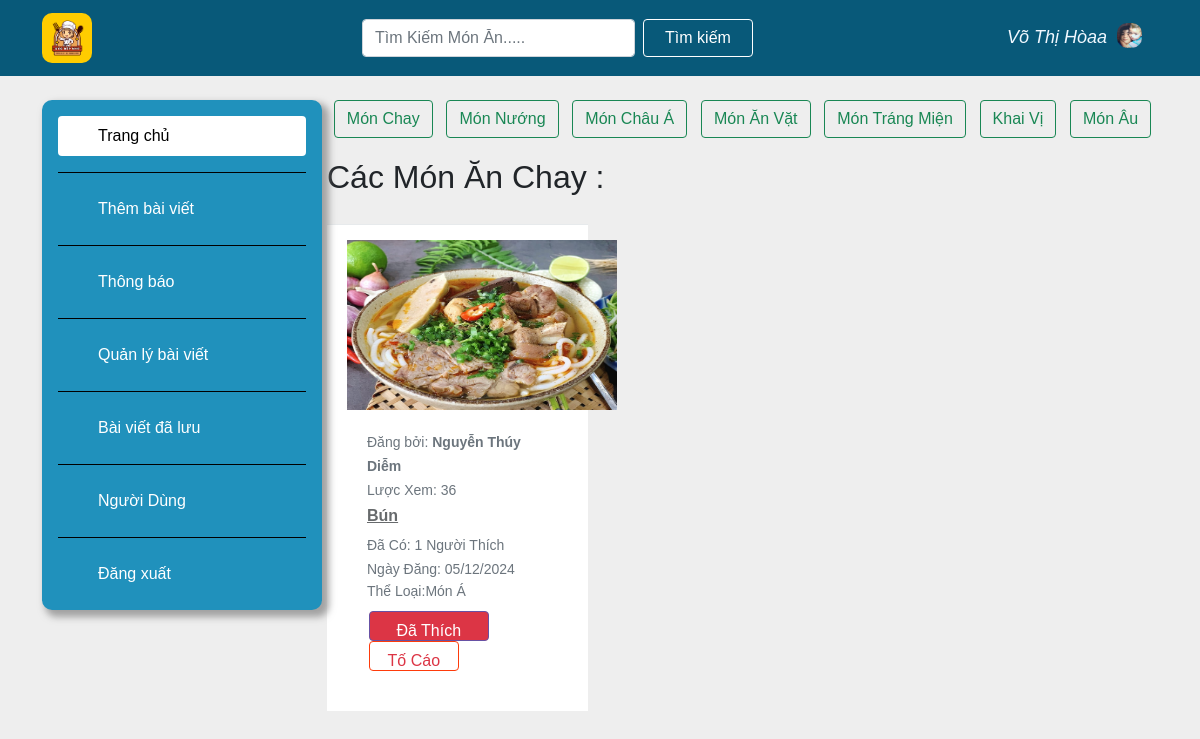
The app's page /recipes/dessert/ (signed in) with its own data.
### appfood/models.py (models this page shows, shortened)
class UserProfile(models.Model):
    GENDER_CHOICES = [
        ('T', 'Trai'),
        ('G', 'Gái'),
        ('B', 'Chưa Xác Định'),
    ]
    user = models.OneToOneField(User, on_delete=models.CASCADE)
    birth_date = models.DateField(null=True, blank=True)
    gender = models.CharField(max_length=1, choices=GENDER_CHOICES, null=True, blank=True)
    profile_image = models.ImageField(upload_to='images/', null=True, blank=True)

class Recipe(models.Model):
    title = models.CharField(max_length=100,null=True)
    author = models.ForeignKey('auth.User', on_delete=models.CASCADE)
    introduce =  models.CharField(max_length=100,null=True)
    description = models.CharField(max_length=200,null=True)
    created_at = models.DateTimeField(auto_now_add=True)
    views = models.IntegerField(default=0)
    liked_tym = models.ManyToManyField(User, related_name='liked_recipes', blank=True)
    classify = models.ManyToManyField(Classify, related_name='recipes', blank=True)
    reported = models.BooleanField(default=False)
    def total_likes(self):
        return self.liked_tym.count()

class RecipeImage(models.Model):
    recipe = models.ForeignKey(Recipe, related_name='images', on_delete=models.CASCADE)
    image = models.ImageField(upload_to='images/')
    uploaded_at = models.DateTimeField(auto_now_add=True)

class Classify(models.Model):
    name = models.CharField(max_length=100)

### appfood/views.py (the view)
# urls.py: path('recipes/dessert/', views.dessert, name='dessert'),# Tráng Miện
@login_required
def dessert(request):
    dessert_class = Classify.objects.get(name='Món Á')
    dessert_recipes = Recipe.objects.filter(classify=dessert_class).select_related('author', 'author__userprofile')
    user_profile, created = UserProfile.objects.get_or_create(user=request.user)
    return render(request, 'food/dessert.html', {'recipes': dessert_recipes,'user_profile': user_profile})

### appfood/templates/food/dessert.html (shortened to what this page needs)
{% extends "appfood/base.html" %}
{%load static%}
{%block vegetarian%}
<link href="https://maxcdn.bootstrapcdn.com/font-awesome/4.3.0/css/font-awesome.min.css" rel="stylesheet">
<main>
    <div class="container">
        <div class="row">
            <div class="col-3">
                <div class="side-bar d-flex flex-column flex-shrink-0 p-3" style="width: 280px;">
                    <ul class="nav nav-pills flex-column mb-auto">
                        <li class="nav-item">
                            <a href="{% url 'home' %}" class="nav-link active" aria-current="page">
                                <svg class="bi me-2" width="16" height="16"><use xlink:href="#speedometer2"></use></svg>Trang chủ
                            </a>
                        </li>
                        <li>
                            <a href="{% url 'postfood' %}" class="nav-link text-white">
                                <svg class="bi me-2" width="16" height="16"><use xlink:href="#speedometer2"></use></svg>Thêm bài viết
                            </a>
                        </li>
                        <li>
                            <a href="{% url 'home' %}" class="nav-link text-white">
                                <svg class="bi me-2" width="16" height="16"><use xlink:href="#speedometer2"></use></svg>Thông báo
                            </a>
                        </li>
                        <li>
                            <a href="{% url 'myfood' %}" class="nav-link text-white">
                                <svg class="bi me-2" width="16" height="16"><use xlink:href="#speedometer2"></use></svg>Quản lý bài viết
                            </a>
                        </li>
                        <li>
                            <a href="{% url 'savefood' %}" class="nav-link text-white">
                                <svg class="bi me-2" width="16" height="16"><use xlink:href="#speedometer2"></use></svg>Bài viết đã lưu
                            </a>
                        </li>
                        <li>
                            <a href="{% url 'savefood' %}" class="nav-link text-white">
                                <svg class="bi me-2" width="16" height="16"><use xlink:href="#speedometer2"></use></svg>Người Dùng
                            </a>
                        </li>
                        <li>
                            <a href="{% url 'logout' %}" class="nav-link text-white">
                                <svg class="bi me-2" width="16" height="16"><use xlink:href="#speedometer2"></use></svg>Đăng xuất
                            </a>
                        </li>
                    </ul>
                </div>
            </div>
            <div class="col">
                <div class="tags">
                    <button type="button" class="btn btn-outline-success"onclick="window.location.href='{% url 'vegetarian' %}'" >Món Chay</button>
                    <button type="button" class="btn btn-outline-success"onclick="window.location.href='{% url 'grill' %}'" >Món Nướng</button>
                    <button type="button" class="btn btn-outline-success"onclick="window.location.href='{% url 'asian' %}'">Món Châu Á</button>
                    <button type="button" class="btn btn-outline-success"onclick="window.location.href='{% url 'snacks' %}'">Món Ăn Vặt</button>
                    <button type="button" class="btn btn-outline-success"onclick="window.location.href='{% url 'dessert' %}'">Món Tráng Miện</button>
                    <button type="button" class="btn btn-outline-success"onclick="window.location.href='{% url 'appetizer' %}'">Khai Vị</button>
                    <button type="button" class="btn btn-outline-success"onclick="window.location.href='{% url 'european' %}'">Món Âu</button>
                </div>
    <h2>Các Món Ăn Chay : </h2>
    <div class="row d-flex flex-wrap">
        {% for recipe in recipes %}
            <div class="col-md-4">
                <div class="ibox" style="padding-top: 20px;">
                    <div class="ibox-content product-box">
                        {% if recipe.images.first %}
                            <div class="product" style="height: 170px;">
                                <img style="height: 170px;width: 270px;" src="{{ recipe.images.first.image.url }}" alt="">
                            </div>
                        {% endif %}
                        <div class="product-desc">
                            <small class="text-muted">Đăng bởi: <b>
                                {% if recipe.author.userprofile %}
                                    {{ recipe.author.userprofile.user.last_name }} {{ recipe.author.userprofile.user.first_name }}
                                {% else %}
                                    {{ recipe.author.username }}
                                {% endif %}</b> </small>
                            <br>
                            <small class="text-muted">Lược Xem: {{ recipe.views }}</small>
                            <a href="{% url 'detail' recipe.id %}" class="product-name">{{ recipe.title }}</a>
                            <small class="text-muted">Đã Có: {{ recipe.total_likes }} Người Thích</small>
                            <div>
                                <small class="text-muted">Ngày Đăng: {{recipe.images.first.uploaded_at|date:"d/m/Y"}}</small>
                            </div>
                            <div>
                                <small style="float: left;" class="text-muted">Thể Loại:</small>
                                {% for category in recipe.classify.all %}
                                    <small class="text-muted" style="float: left;">{{ category.name }}</small>
                                {% endfor %}
                            </div>
                            <div class="m-t text-right" style="padding-top: 30px;padding-left: 1%;">
                                <form method="post" action="{% url 'like_recipe' recipe.id %}">
                                    <button type="submit" class="btn {% if user in recipe.liked_tym.all %}btn-danger{% else %}btn-primary{% endif %}" style="height: 30px;width: 120px;padding-top: 7px;border: 1px solid #6751a4;">
                                        {% if user in recipe.liked_tym.all %}Đã Thích{% else %}Yêu Thích{% endif %}
                                    </button>
                                </form>
                                <form method="post" action="{% url 'report_food' recipe.id %}">
                                    <button type="submit" class="btn btn-outline-danger" style="height: 30px;width: 90px;padding-top: 7px;border: 1px solid #fe3b0b;">
                                        Tố Cáo
                                    </button>
                                </form>
                            </div>
                        </div>
                    </div>
                </div>
            </div>
        {% endfor %}
    </div>
            </div>
        </div>
    </div>
</main>
{% endblock vegetarian%}

### appfood/templates/appfood/base.html (shortened to what this page needs)
{% load static %}
<!DOCTYPE html>
<html lang="en">
<head>
    <link href="https://cdn.jsdelivr.net/npm/bootstrap@5.0.2/dist/css/bootstrap.min.css" rel="stylesheet">
    <link rel="stylesheet" href="{%static "css/style.css"%}">
    <link rel="stylesheet" href="{%static "css/fixhome.css"%}">
</head>
<body>
    <header class="header">
        <nav class="navbar navbar-light">
            <div class="container">
                <a class="navbar-brand" href="{% url 'home' %}"><img src="{% static "img/logo.png" %}" alt=""></a>
                <form class="d-flex"  method=POST action="{% url 'search_title' %}">
                    <input class="form-control me-2" type="search" placeholder="Tìm Kiếm Món Ăn....." name='searched' aria-label="Search">
                    <button class="btn btn-outline-success" type="submit">Tìm kiếm</button>
                </form>
                <a class="navbar-brand user_name" href="{%url 'page_user'%}"> {{user.last_name}} {{user.first_name}}
                {% if user_profile.profile_image %}
                    <img src="{{ user_profile.profile_image.url }}" alt="Profile Image">
                {% else %}
                    <img src="{% static 'img/user.png' %}" alt="Default Profile Image">
                {% endif %}</a>
            </div>
        </nav>
    </header>
    {% block vegetarian %}{% endblock vegetarian %}
</body>
</html>

### appfood/static/css/style.css (style rules this page uses)
:root { --main: #085979; --yellow:#ffcc00; --blue:#2091bc; --white:#ECEBEA; --red:#D4343F; }
* { margin: 0; padding: 0; box-sizing: border-box; font-family: Arial; font-weight: 400; color: var(--body); }
header { margin-bottom: 10px; position: fixed; top:0; width: 100%; z-index: 100; }
.side-bar ul li:not(:last-of-type) { padding-bottom: 1rem; margin-bottom: 1rem; border-bottom: 1px solid #000; }
header .navbar { background-color:var(--main) !important; }
header .navbar .navbar-brand img { width: 50px; height: 50px; border-radius: 10px; }
header .navbar .user_name { color: aliceblue; font-style: italic; font-size: 18px; }
header .navbar .user_name img { width: 25px; height: 25px; margin-left: 5px; margin-bottom: 5px; }
header .btn { border-color: white; color:white; width: 150px; }
main { margin-top: 100px; }
main .tags { margin-bottom: 20px; display: flex; justify-content: space-around; }
main .side-bar { background-color: var(--blue); border-radius: 10px; box-shadow: 5px 5px 7px 2px rgba(128, 128, 128, 0.69); position: fixed; }
main .nav-pills .nav-link.active { background: white; color: black; }

### appfood/static/css/fixhome.css (style rules this page uses)
body { margin-top:20px; background:#eee; }
.product-box { padding: 0; border: 1px solid #e7eaec; }
.product-desc { padding: 20px; position: relative; }
.product-name { font-size: 16px; font-weight: 600; color: #676a6c; display: block; margin: 2px 0 5px 0; }
.ibox { clear: both; margin-bottom: 25px; margin-top: 0; padding: 0; }
.ibox:after, .ibox:before { display: table; }
.ibox-content { background-color: #ffffff; color: inherit; padding: 15px 20px 20px 20px; border-color: #e7eaec; border-image: none; border-style: solid solid none; border-width: 1px 0; }

### records on screen
UserProfile: profile_image (picture)
Recipe: images.first.image (picture), author.userprofile.user.last_name "Nguyễn Thúy", author.userprofile.user.first_name "Diễm", views "36", title "Bún", total_likes "1", images.first.uploaded_at "05/12/2024", shows "Đã Thích"
Classify: name "Món Á"

### other values on screen
{{ user.last_name }} "Võ Thị"
{{ user.first_name }} "Hòaa"
